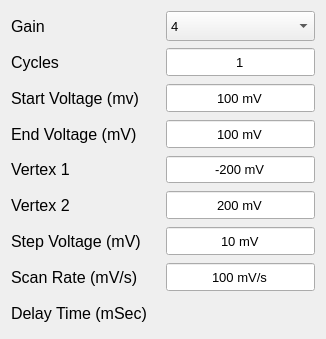
         <widget class="QWidget" name="page_CV">
          <property name="geometry">
           <rect>
            <x>0</x>
            <y>0</y>
            <width>326</width>
            <height>339</height>
           </rect>
          </property>
          <attribute name="icon">
           <iconset theme="zoom-in">
            <normaloff>.</normaloff>.</iconset>
          </attribute>
          <attribute name="label">
           <string>Cyclic Voltammetry</string>
          </attribute>
          <layout class="QVBoxLayout" name="verticalLayout">
           <item>
            <layout class="QHBoxLayout" name="horizontalLayout_5">
             <item>
              <widget class="QLabel" name="CV_lmpGainLabel">
               <property name="font">
                <font>
                 <pointsize>12</pointsize>
                 <bold>false</bold>
                </font>
               </property>
               <property name="text">
                <string>Gain</string>
               </property>
              </widget>
             </item>
             <item>
              <widget class="QComboBox" name="CV_lmpGainValue">
               <property name="sizePolicy">
                <sizepolicy hsizetype="Preferred" vsizetype="Preferred">
                 <horstretch>0</horstretch>
                 <verstretch>0</verstretch>
                </sizepolicy>
               </property>
               <property name="maximumSize">
                <size>
                 <width>16777215</width>
                 <height>40</height>
                </size>
               </property>
               <property name="font">
                <font>
                 <pointsize>10</pointsize>
                </font>
               </property>
               <property name="layoutDirection">
                <enum>Qt::LeftToRight</enum>
               </property>
               <property name="currentText">
                <string>4</string>
               </property>
               <property name="currentIndex">
                <number>3</number>
               </property>
               <property name="maxCount">
                <number>7</number>
               </property>
               <item>
                <property name="text">
                 <string>1</string>
                </property>
               </item>
               <item>
                <property name="text">
                 <string>2</string>
                </property>
               </item>
               <item>
                <property name="text">
                 <string>3</string>
                </property>
               </item>
               <item>
                <property name="text">
                 <string>4</string>
                </property>
               </item>
               <item>
                <property name="text">
                 <string>5</string>
                </property>
               </item>
               <item>
                <property name="text">
                 <string>6</string>
                </property>
               </item>
               <item>
                <property name="text">
                 <string>7</string>
                </property>
               </item>
              </widget>
             </item>
            </layout>
           </item>
           <item>
            <layout class="QHBoxLayout" name="horizontalLayout_6">
             <item>
              <widget class="QLabel" name="CV_cyclesLabel">
               <property name="font">
                <font>
                 <pointsize>12</pointsize>
                 <bold>false</bold>
                </font>
               </property>
               <property name="text">
                <string>Cycles</string>
               </property>
              </widget>
             </item>
             <item>
              <widget class="QSpinBox" name="CV_cyclesValue">
               <property name="sizePolicy">
                <sizepolicy hsizetype="Preferred" vsizetype="Preferred">
                 <horstretch>0</horstretch>
                 <verstretch>0</verstretch>
                </sizepolicy>
               </property>
               <property name="maximumSize">
                <size>
                 <width>16777215</width>
                 <height>40</height>
                </size>
               </property>
               <property name="font">
                <font>
                 <pointsize>10</pointsize>
                </font>
               </property>
               <property name="toolTip">
                <string>&lt;html&gt;&lt;head/&gt;&lt;body&gt;&lt;p&gt;Values from 0 to 7&lt;/p&gt;&lt;p&gt;&lt;br/&gt;&lt;/p&gt;&lt;/body&gt;&lt;/html&gt;</string>
               </property>
               <property name="alignment">
                <set>Qt::AlignCenter</set>
               </property>
               <property name="buttonSymbols">
                <enum>QAbstractSpinBox::NoButtons</enum>
               </property>
               <property name="minimum">
                <number>1</number>
               </property>
               <property name="maximum">
                <number>50</number>
               </property>
               <property name="value">
                <number>1</number>
               </property>
              </widget>
             </item>
            </layout>
           </item>
           <item>
            <layout class="QHBoxLayout" name="horizontalLayout_7">
             <item>
              <widget class="QLabel" name="CV_startVoltageLabel">
               <property name="font">
                <font>
                 <pointsize>12</pointsize>
                 <bold>false</bold>
                </font>
               </property>
               <property name="text">
                <string>Start Voltage (mv)</string>
               </property>
              </widget>
             </item>
             <item>
              <widget class="QSpinBox" name="CV_startVoltageValue">
               <property name="sizePolicy">
                <sizepolicy hsizetype="Preferred" vsizetype="Preferred">
                 <horstretch>0</horstretch>
                 <verstretch>0</verstretch>
                </sizepolicy>
               </property>
               <property name="maximumSize">
                <size>
                 <width>16777215</width>
                 <height>40</height>
                </size>
               </property>
               <property name="font">
                <font>
                 <pointsize>10</pointsize>
                </font>
               </property>
               <property name="toolTip">
                <string>&lt;html&gt;&lt;head/&gt;&lt;body&gt;&lt;p&gt;Values from -1200 to 1200&lt;/p&gt;&lt;p&gt;&lt;br/&gt;&lt;/p&gt;&lt;/body&gt;&lt;/html&gt;</string>
               </property>
               <property name="alignment">
                <set>Qt::AlignCenter</set>
               </property>
               <property name="buttonSymbols">
                <enum>QAbstractSpinBox::NoButtons</enum>
               </property>
               <property name="suffix">
                <string> mV</string>
               </property>
               <property name="minimum">
                <number>-1200</number>
               </property>
               <property name="maximum">
                <number>1200</number>
               </property>
               <property name="value">
                <number>100</number>
               </property>
              </widget>
             </item>
            </layout>
           </item>
           <item>
            <layout class="QHBoxLayout" name="horizontalLayout_8">
             <item>
              <widget class="QLabel" name="CV_endVoltageLabel">
               <property name="font">
                <font>
                 <pointsize>12</pointsize>
                 <bold>false</bold>
                </font>
               </property>
               <property name="text">
                <string>End Voltage (mV)</string>
               </property>
              </widget>
             </item>
             <item>
              <widget class="QSpinBox" name="CV_endVoltageValue">
               <property name="sizePolicy">
                <sizepolicy hsizetype="Preferred" vsizetype="Preferred">
                 <horstretch>0</horstretch>
                 <verstretch>0</verstretch>
                </sizepolicy>
               </property>
               <property name="maximumSize">
                <size>
                 <width>16777215</width>
                 <height>40</height>
                </size>
               </property>
               <property name="font">
                <font>
                 <pointsize>10</pointsize>
                </font>
               </property>
               <property name="toolTip">
                <string>&lt;html&gt;&lt;head/&gt;&lt;body&gt;&lt;p&gt;Values from -1200 to 1200&lt;/p&gt;&lt;p&gt;&lt;br/&gt;&lt;/p&gt;&lt;/body&gt;&lt;/html&gt;</string>
               </property>
               <property name="alignment">
                <set>Qt::AlignCenter</set>
               </property>
               <property name="buttonSymbols">
                <enum>QAbstractSpinBox::NoButtons</enum>
               </property>
               <property name="suffix">
                <string> mV</string>
               </property>
               <property name="minimum">
                <number>-1200</number>
               </property>
               <property name="maximum">
                <number>1200</number>
               </property>
               <property name="value">
                <number>100</number>
               </property>
              </widget>
             </item>
            </layout>
           </item>
           <item>
            <layout class="QHBoxLayout" name="horizontalLayout_9">
             <item>
              <widget class="QLabel" name="CV_vertex1Label">
               <property name="font">
                <font>
                 <pointsize>12</pointsize>
                 <bold>false</bold>
                </font>
               </property>
               <property name="text">
                <string>Vertex 1</string>
               </property>
              </widget>
             </item>
             <item>
              <widget class="QSpinBox" name="CV_vertex1Value">
               <property name="sizePolicy">
                <sizepolicy hsizetype="Preferred" vsizetype="Preferred">
                 <horstretch>0</horstretch>
                 <verstretch>0</verstretch>
                </sizepolicy>
               </property>
               <property name="maximumSize">
                <size>
                 <width>16777215</width>
                 <height>40</height>
                </size>
               </property>
               <property name="font">
                <font>
                 <pointsize>10</pointsize>
                </font>
               </property>
               <property name="toolTip">
                <string>&lt;html&gt;&lt;head/&gt;&lt;body&gt;&lt;p&gt;Values from -1200 to 1200&lt;/p&gt;&lt;p&gt;&lt;br/&gt;&lt;/p&gt;&lt;/body&gt;&lt;/html&gt;</string>
               </property>
               <property name="alignment">
                <set>Qt::AlignCenter</set>
               </property>
               <property name="buttonSymbols">
                <enum>QAbstractSpinBox::NoButtons</enum>
               </property>
               <property name="suffix">
                <string> mV</string>
               </property>
               <property name="minimum">
                <number>-1200</number>
               </property>
               <property name="maximum">
                <number>1200</number>
               </property>
               <property name="value">
                <number>-200</number>
               </property>
              </widget>
             </item>
            </layout>
           </item>
           <item>
            <layout class="QHBoxLayout" name="horizontalLayout_10">
             <item>
              <widget class="QLabel" name="CV_vertex2Label">
               <property name="font">
                <font>
                 <pointsize>12</pointsize>
                 <bold>false</bold>
                </font>
               </property>
               <property name="text">
                <string>Vertex 2</string>
               </property>
              </widget>
             </item>
             <item>
              <widget class="QSpinBox" name="CV_vertex2Value">
               <property name="sizePolicy">
                <sizepolicy hsizetype="Preferred" vsizetype="Preferred">
                 <horstretch>0</horstretch>
                 <verstretch>0</verstretch>
                </sizepolicy>
               </property>
               <property name="maximumSize">
                <size>
                 <width>16777215</width>
                 <height>40</height>
                </size>
               </property>
               <property name="font">
                <font>
                 <pointsize>10</pointsize>
                </font>
               </property>
               <property name="toolTip">
                <string>&lt;html&gt;&lt;head/&gt;&lt;body&gt;&lt;p&gt;Values from -1200 to 1200&lt;/p&gt;&lt;p&gt;&lt;br/&gt;&lt;/p&gt;&lt;/body&gt;&lt;/html&gt;</string>
               </property>
               <property name="alignment">
                <set>Qt::AlignCenter</set>
               </property>
               <property name="buttonSymbols">
                <enum>QAbstractSpinBox::NoButtons</enum>
               </property>
               <property name="suffix">
                <string> mV</string>
               </property>
               <property name="minimum">
                <number>-1200</number>
               </property>
               <property name="maximum">
                <number>1200</number>
               </property>
               <property name="value">
                <number>200</number>
               </property>
              </widget>
             </item>
            </layout>
           </item>
           <item>
            <layout class="QHBoxLayout" name="horizontalLayout_11">
             <item>
              <widget class="QLabel" name="CV_stepVoltageLabel">
               <property name="font">
                <font>
                 <pointsize>12</pointsize>
                 <bold>false</bold>
                </font>
               </property>
               <property name="text">
                <string>Step Voltage (mV)</string>
               </property>
              </widget>
             </item>
             <item>
              <widget class="QSpinBox" name="CV_stepVoltageValue">
               <property name="sizePolicy">
                <sizepolicy hsizetype="Preferred" vsizetype="Preferred">
                 <horstretch>0</horstretch>
                 <verstretch>0</verstretch>
                </sizepolicy>
               </property>
               <property name="maximumSize">
                <size>
                 <width>16777215</width>
                 <height>40</height>
                </size>
               </property>
               <property name="font">
                <font>
                 <pointsize>10</pointsize>
                </font>
               </property>
               <property name="toolTip">
                <string>&lt;html&gt;&lt;head/&gt;&lt;body&gt;&lt;p&gt;Values from 1 to 650&lt;/p&gt;&lt;p&gt;&lt;br/&gt;&lt;/p&gt;&lt;/body&gt;&lt;/html&gt;</string>
               </property>
               <property name="alignment">
                <set>Qt::AlignCenter</set>
               </property>
               <property name="buttonSymbols">
                <enum>QAbstractSpinBox::NoButtons</enum>
               </property>
               <property name="suffix">
                <string> mV</string>
               </property>
               <property name="minimum">
                <number>1</number>
               </property>
               <property name="maximum">
                <number>650</number>
               </property>
               <property name="value">
                <number>10</number>
               </property>
              </widget>
             </item>
            </layout>
           </item>
           <item>
            <layout class="QHBoxLayout" name="horizontalLayout_12">
             <item>
              <widget class="QLabel" name="CV_scanRateLabel">
               <property name="font">
                <font>
                 <pointsize>12</pointsize>
                 <bold>false</bold>
                </font>
               </property>
               <property name="text">
                <string>Scan Rate (mV/s)</string>
               </property>
              </widget>
             </item>
             <item>
              <widget class="QSpinBox" name="CV_scanRateValue">
               <property name="sizePolicy">
                <sizepolicy hsizetype="Preferred" vsizetype="Preferred">
                 <horstretch>0</horstretch>
                 <verstretch>0</verstretch>
                </sizepolicy>
               </property>
               <property name="maximumSize">
                <size>
                 <width>16777215</width>
                 <height>40</height>
                </size>
               </property>
               <property name="font">
                <font>
                 <pointsize>10</pointsize>
                </font>
               </property>
               <property name="toolTip">
                <string>&lt;html&gt;&lt;head/&gt;&lt;body&gt;&lt;p&gt;Values from 1 to 1000&lt;/p&gt;&lt;p&gt;&lt;br/&gt;&lt;/p&gt;&lt;/body&gt;&lt;/html&gt;</string>
               </property>
               <property name="alignment">
                <set>Qt::AlignCenter</set>
               </property>
               <property name="buttonSymbols">
                <enum>QAbstractSpinBox::NoButtons</enum>
               </property>
               <property name="suffix">
                <string> mV/s</string>
               </property>
               <property name="minimum">
                <number>1</number>
               </property>
               <property name="maximum">
                <number>1000</number>
               </property>
               <property name="value">
                <number>100</number>
               </property>
              </widget>
             </item>
            </layout>
           </item>
           <item>
            <layout class="QHBoxLayout" name="horizontalLayout_28">
             <item>
              <widget class="QLabel" name="CV_delayTimeLabel">
               <property name="font">
                <font>
                 <pointsize>12</pointsize>
                 <bold>false</bold>
                </font>
               </property>
               <property name="text">
                <string>Delay Time (mSec)</string>
               </property>
              </widget>
             </item>
             <item>
              <widget class="QLabel" name="CV_delayTimeValue">
               <property name="maximumSize">
                <size>
                 <width>16777215</width>
                 <height>40</height>
                </size>
               </property>
               <property name="font">
                <font>
                 <pointsize>12</pointsize>
                 <bold>false</bold>
                </font>
               </property>
               <property name="alignment">
                <set>Qt::AlignCenter</set>
               </property>
              </widget>
             </item>
            </layout>
           </item>
          </layout>
         </widget>
